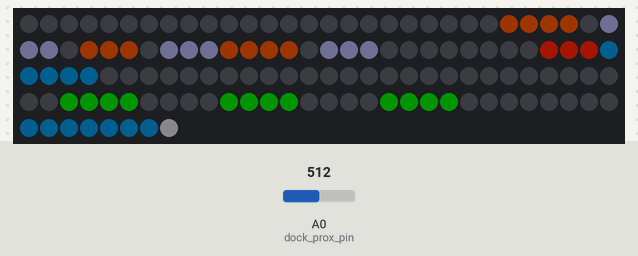
Recording of a sketch running on a simulated Arduino Uno, built with avr-gcc and run on an emulated ATmega328P. Parts: 128 RGB LEDs in strip order, left to right, continuing on the next row. The inputs (shaded band) are chosen by the test bench; at power-on: A0 (dock_prox_pin) = 512. Dim RGB values are drawn brighter than linear.

Above: at 1.2 s.
1.3 s: A0 (dock_prox_pin) set to 412
3.5 s: A0 (dock_prox_pin) set to 385
At 6.7 s:
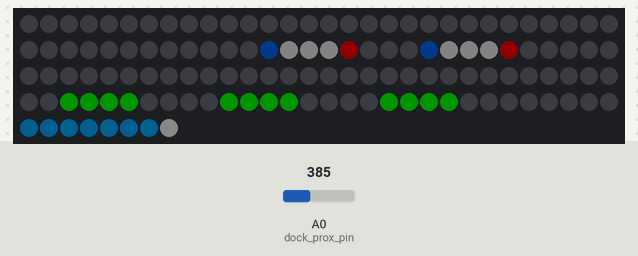
Timing chart, 0 to 8.2 s (numbered marks = the images above; inputs shaded):
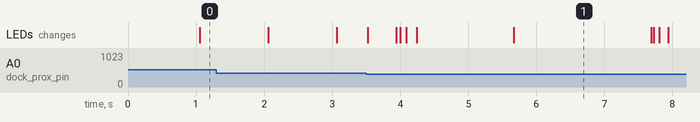

The sketch:

switch_dock_v2.ino
```cpp
// Uses Neopixel RGBW LEDs


int second, minute, hour, month, year, date;

const int init_hour = 29, init_min = 99, init_day = 1, init_date = 39;
int rec_hour = init_hour, rec_min = init_min, rec_day = init_day, rec_date = init_date;
int day_flag = 0;

#include <Adafruit_NeoPixel.h>
#ifdef __AVR__
 #include <avr/power.h> // Required for 16 MHz Adafruit Trinket
#endif

#define BLOCK_PIN 5

//Adafruit_NeoPixel block = Adafruit_NeoPixel((64), BLOCK_PIN, NEO_GRB + NEO_KHZ800);

Adafruit_NeoPixel block(128, BLOCK_PIN, NEO_GRBW + NEO_KHZ800);

#define BRIGHTNESS 2 // Set BRIGHTNESS to about 1/5 (max = 255)


unsigned long previousMillis = 0;
const long interval = 60*1000;

// Time parameters (color)
float cb = 1;  // Brightness (0-10)
int time_hr = cb*20; int time_hg = cb*20; int time_hb = cb*15;
int time_r = cb*0; int time_g = cb*0; int time_b = cb*0;

const int dock_prox_pin = A0;
bool switch_docked = false;
bool docked = false;

int lum = 5;


void setup()
{
  Serial.begin(1200);

  block.begin();
  block.show();

}


void setupLoop()
{
  for(int i=56; i<=(63); i++)
  {
     block.setPixelColor(i,40,65,80);
     //delay(1);
  }
  //block.setPixelColor(48,40,50,65); block.setPixelColor(55,40,50,65);
}


void initialise()
{
  cb = 2;
}

void fun()
{
  for(int i=64; i<=(64+16); i++)
  {
     block.setPixelColor(i,60,0,0);
     //delay(1);
  }
  delay(1000);
}


void showDay(int d = 1, int bright = lum)
{
  if(d < 1) d = 1;
  if(d > 7) d = 7;

  int begin_at = 64 + 56;

  float br = bright*1.5;

  for (int i = begin_at; i <= (begin_at+7); i++ )
  {
    block.setPixelColor(i, 0, br*0.8, br*2.2);
  }

  int i = begin_at + d - 1;
  block.setPixelColor(i,   3.5*br,br/6,0);
  block.setPixelColor(i+1, 3.5*br,br/6,0);

  block.show();

}


///////////////////////////////////////////////////////////////////////////////////////////////////////////////////////////////////////////////

void block_clear()
{
  for(int i = 0; i <= 64; i++)
  {
    block.setPixelColor(i, 0, 0, 0);
  }
  block.show();
}


void dock_monitor()
{
  switch_docked = false;
  int prox_val = analogRead(dock_prox_pin);
  if (prox_val < 400) switch_docked = true;
}


int br = 10;


void switch_tablet(int pix_location, int bright = 5)
{
  int pos = pix_location;
  int br = bright*1;
/*
  block.setPixelColor(pos+0+0, br, br, br/2);
  block.setPixelColor(pos+8+0, br, br, br/2);
  block.setPixelColor(pos+0+1, br, br, br/2);
  block.setPixelColor(pos+8+1, br, br, br/2);
  block.setPixelColor(pos+0+2, br, br, br/2);
  block.setPixelColor(pos+8+2, br, br, br/2);
*/
  block.setPixelColor(pos+0+0, 0, 0, 0, 1.2*br);
  block.setPixelColor(pos+8+0, 0, 0, 0, 1.2*br);
  block.setPixelColor(pos+0+1, 0, 0, 0, 1.2*br);
  block.setPixelColor(pos+8+1, 0, 0, 0, 1.2*br);
  block.setPixelColor(pos+0+2, 0, 0, 0, 1.2*br);
  block.setPixelColor(pos+8+2, 0, 0, 0, 1.2*br);

  block.show();
}

void neon_joycon(int pix_location, int bright = 5)
{
  int pos = pix_location;
  int b = bright*1;
  block.setPixelColor(pos,   3.5*b,b/6,0);
  block.setPixelColor(pos+8, 3.5*b,b/6,0);
  block.show();
}

void blue_joycon(int pix_location, int bright = 5)
{
  int pos = pix_location;
  int br = bright*1;
  block.setPixelColor(pos,   0, br*1.0, br*2.5);
  block.setPixelColor(pos+8, 0, br*1.0, br*2.5);
  block.show();
}

void switch_icon(int location = 2, int intensity = 5)
{
  int pos = location;
  blue_joycon(pos+0, intensity);
  switch_tablet(pos+1, intensity);
  neon_joycon(pos+4, intensity);

}

void switch_docking_animation()
{
  /*
  if (switch_docked == true)
  switch_icon();
  else
  block_clear();
  */
  if (switch_docked == true && docked != true)
  {
    block_clear();  delay(400);

    switch_icon(0*8 + 2); delay(40); block_clear();
    switch_icon(1*8 + 2); delay(60); block_clear();
    switch_icon(2*8 + 2); delay(120); block_clear();
    switch_icon(3*8 + 2); delay(1400); block_clear();

    switch_icon(5*8 + 2); delay(2000); block_clear();

    blue_joycon(5*8 + 2); neon_joycon(5*8 + 5);   delay(20); block_clear();
    blue_joycon(5*8 + 1); neon_joycon(5*8 + 6);   delay(60); block_clear();
    blue_joycon(5*8 + 0); neon_joycon(5*8 + 7);   delay(120); block_clear();

    docked = true;
    delay(1000);
  }

  if (switch_docked == false && docked != false)
  {
    block_clear();  delay(400);

    blue_joycon(5*8 + 0); neon_joycon(5*8 + 7);   delay(120); block_clear();
    blue_joycon(5*8 + 1); neon_joycon(5*8 + 6);   delay(60); block_clear();
    blue_joycon(5*8 + 2); neon_joycon(5*8 + 5);   delay(20); block_clear();

    switch_icon(5*8 + 2); delay(800); block_clear();

    switch_icon(3*8 + 2); delay(400); block_clear();
    switch_icon(2*8 + 2); delay(120); block_clear();
    switch_icon(1*8 + 2); delay(60); block_clear();
    switch_icon(0*8 + 2); delay(40); block_clear();

    docked = false;
    delay(1000);
  }


}

/////////////////////////////////////////////////////////////////////////////////////////////////////////////////////////////////////////


void loop()
{


  if(Serial.available())
  {
    if (Serial.read() != '$') ;

    int inByte1 = Serial.parseInt();
    int inByte2 = Serial.parseInt();
    int inByte3 = Serial.parseInt();
    int inByte4 = Serial.parseInt();

    rec_hour = inByte1;
    rec_min  = inByte2;
    rec_day  = inByte3;
    rec_date = inByte4;

    Serial.print(rec_hour); Serial.print(" "); Serial.print(rec_min); Serial.print(" "); Serial.print(rec_day); Serial.print(" "); Serial.print(rec_date);
    Serial.println();


  }


  initialise();

  dock_monitor();


  switch_docking_animation();

  showClock(rec_hour, rec_min);

  date_block(rec_date);
  day_array(rec_day);

/*
  if (rec_hour == init_hour || day_flag == 0)
  {
    date_block(rec_date);
    day_array(rec_day);
    day_flag = 1;
  }
  else
  {
    if(rec_hour == 0)
    {
      if (rec_min > 0 && rec_min < 5)
      {
        date_block(rec_date);
        day_array(rec_day);
      }
    }
  }
  */

  //Serial.print(switch_docked); Serial.print("\t"); Serial.print(docked);  Serial.print("\t");
  //Serial.println(cb);
  //Serial.print(rec_hour); Serial.print("\t"); Serial.print(rec_min);  Serial.print("\t");
  //Serial.println(rec_day);

  //delay(1);
}
```

switch_icon.ino
```cpp

```

Source omitted: neoPixelClock.ino (14013 bytes)

Measured:
- the behaviour switches between 400 and 399 on A0 (dock_prox_pin) (found by bisection; images 0 and 1)
- after the input at 3.5 s, the LEDs: first change at once (image 1 shows a later state)
